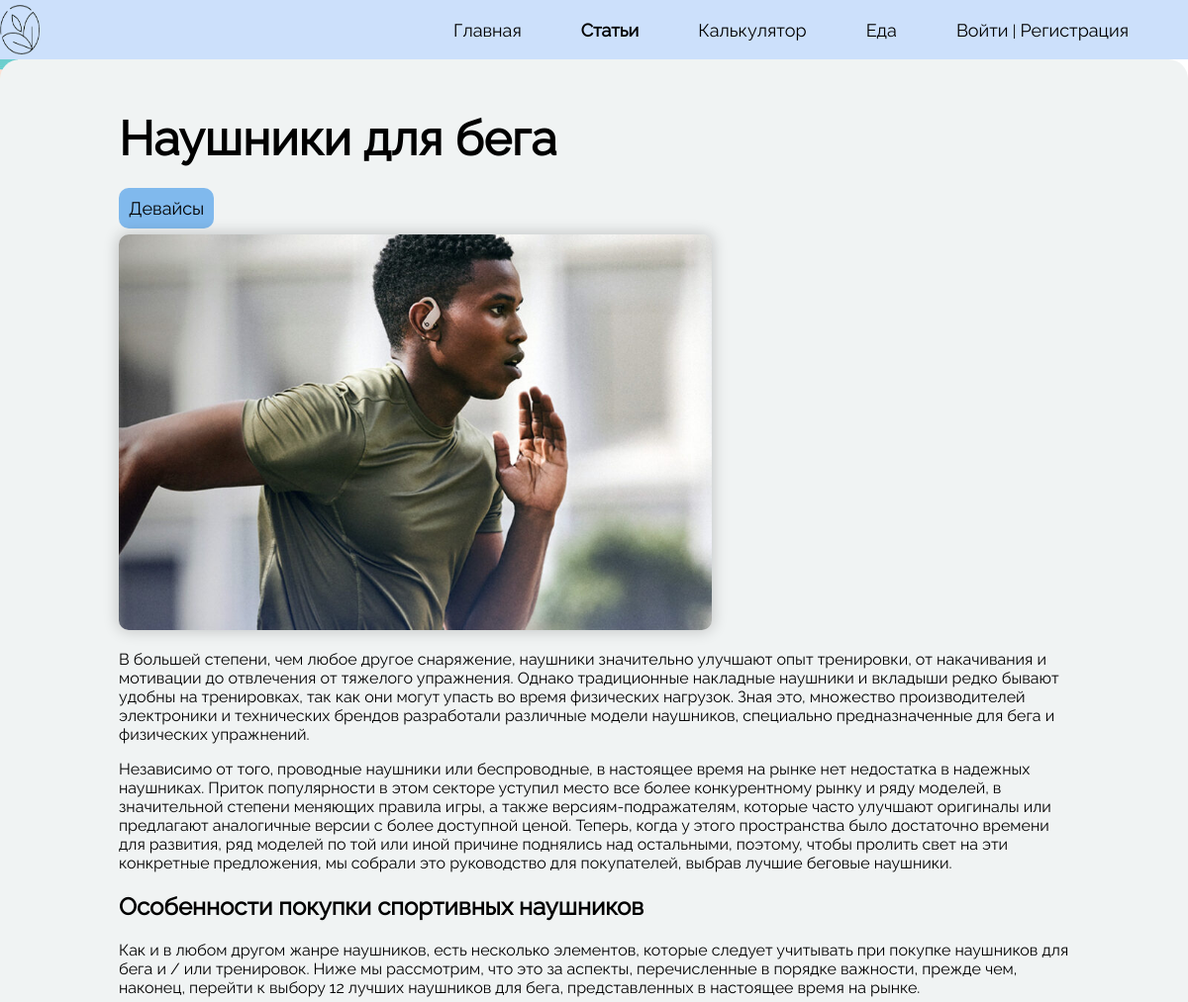
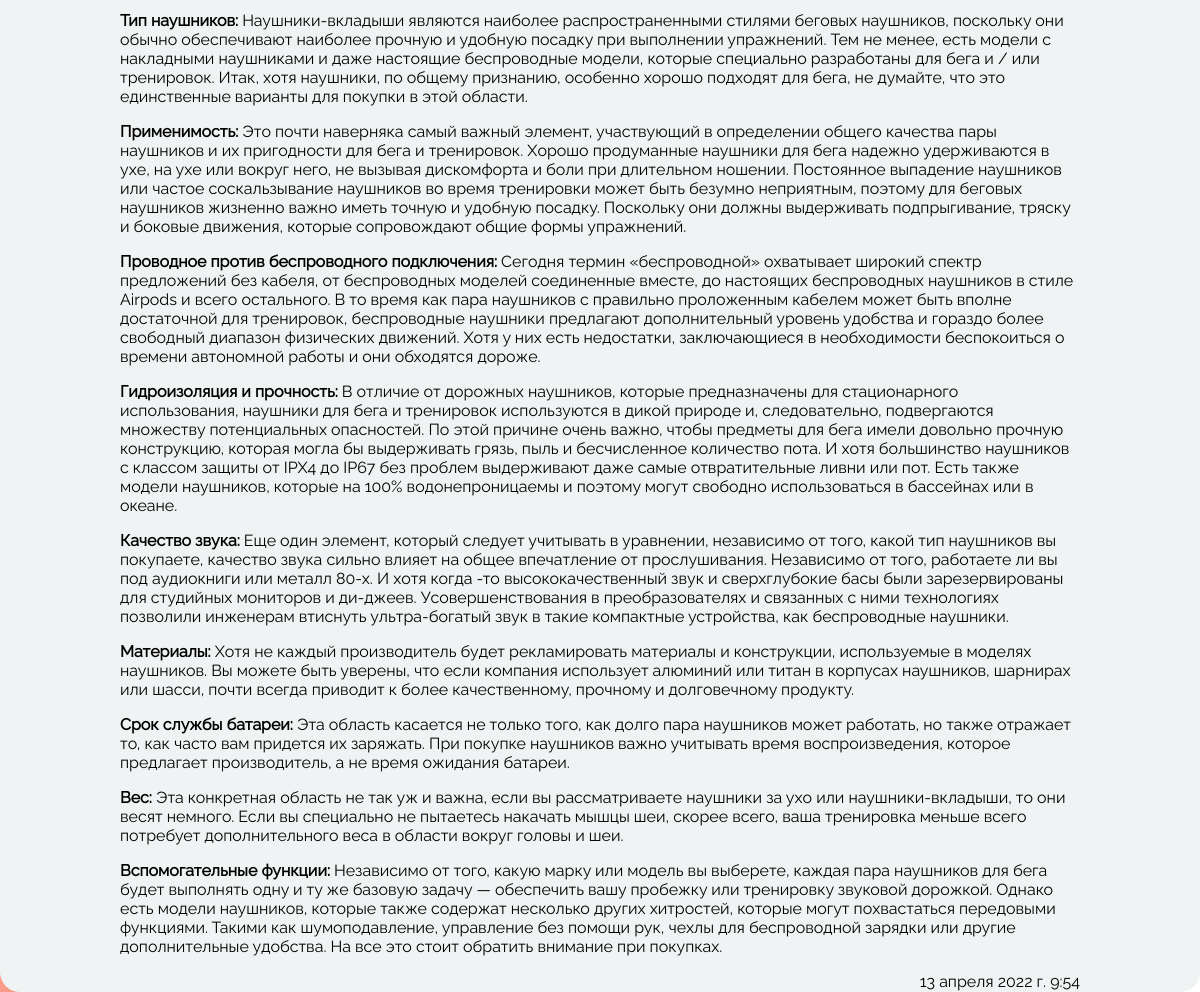
The page /articles/naushniki-dlya-bega on the database its author committed (2 pictures, top to bottom).
### articles/models.py (models this page shows, shortened)
class Article(models.Model):
    title = models.CharField(max_length=255)
    slag = models.SlugField(max_length=255, unique=True, db_index=True, verbose_name="URL")
    content = models.TextField(blank=True)
    photo = models.ImageField(upload_to="photos/%Y/%m/%d")
    time_create = models.DateTimeField(auto_now_add=True)
    time_update = models.DateTimeField(auto_now=True)
    is_published = models.BooleanField(default=True)
    category = models.ForeignKey(Category, on_delete=models.PROTECT)
    class Meta:
        verbose_name = 'Статьи'
        verbose_name_plural = 'Статьи'

class Category(models.Model):
    name = models.CharField(max_length=100)
    slag = models.SlugField(max_length=255, unique=True, db_index=True, verbose_name="URL")
    def __str__(self):
        return self.name
    class Meta:
        verbose_name = 'Категории'
        verbose_name_plural = 'Категории'

### articles/views.py (the view)
# urls.py: path('articles/<slug:art_slug>', views.showCertainArticle, name='certainArticle'),
def showCertainArticle(request, art_slug):
    article = get_object_or_404(Article, slag=art_slug)
    return render(request, 'articles/certain_article.html', {'article': article})

### articles/templates/articles/certain_article.html (shortened to what this page needs)
{% load static %}
<!DOCTYPE html>
<html lang="ru">
<head>
    <link href="{% static 'articles/css/style_certain_article.css' %}" rel="stylesheet">
</head>
<body style="background-image: url('{% static 'articles/img/pattern_article.jpg' %}'); background-size: auto;">
    <header>
        <div class = container>
            <div class="head">
                <a href="{% url 'home' %}"><img src="{% static 'main/img/iconLogo.png' %}" alt="" class="logo"></a>
                <nav class="navigation">
                    <ul class="menu">
                        <li class="text">
                            <a href="{% url 'home' %}" >Главная</a>
                        </li>
                        <li class="text">
                            <a href="{% url 'articles' %}" style="font-weight: bold">Статьи</a>
                        </li>
                        <li class="text">
                            <a href="{% url 'calculator' %}">Калькулятор</a>
                        </li>
                        <li class="text">
                            <a href="{% url 'product_selection' %}">Еда</a>
                        </li>
                        {% if request.user.is_authenticated %}
                            <li class="text">
                                <a href="{% url 'personalArea' %}">{{ user.username }} | Личный кабинет</a>
                            </li>
                        {% else %}
                            <li class="text">
                                <a href="{% url 'login' %}">Войти</a> | <a href="{% url 'registration_field' %}">Регистрация</a>
                            </li>
                        {% endif %}
                    </ul>
                </nav>
            </div>
        </div>
    </header>
<div id="wrapper">
    <div class="rectangle">
        <div class="titleOfArticle">
            <h1>{{ article.title }}</h1>
        </div>
        {% if article.category_id == 3 %}
            <a class="Category" style="background-color: #80B9ED">{{ article.category }}</a>
        {% endif %}
        {% if article.photo %}
            <p><img class="photoOfArticle" src="{{ article.photo.url }}"></p>
        {% endif %}
        <div class="contentOfArticle">
            {% autoescape off %}
            {{ article.content }}
            {% endautoescape %}
        </div>
        <div class="timeOfArticle">
            {{ article.time_update }}
        </div>
    </div>
</div>
</body>
</html>

### articles/static/articles/css/style_certain_article.css (style rules this page uses)
body { padding: 0; margin: 0; font-family: Raleway, sans-serif; background-color: #F0F3F3; }
header { background-color: #CCE0FB; width: 100%; height: 60px; }
.head { width: 1200px; margin: 0 auto; }
div { box-sizing: border-box; }
#wrapper { width: 1200px; margin-left: auto; margin-right: auto; }
.logo { margin-top: 5px; width: 40px; height: 50px; float: left; }
.navigation { float: right; }
.menu { padding: 0; margin: 0; display: block; }
.menu li a { color: black; text-decoration: none; font-size: 18px; }
.text { margin-top: 20px; float: left; display: block; margin-right: 60px; }
.titleOfArticle { margin-left: 10%; margin-right: 10%; font-size: 24px; }
.contentOfArticle { margin-left: 10%; margin-right: 10%; }
.photoOfArticle { margin-left: 10%; height: 400px; border-radius: 10px; box-shadow: 0px 0px 15px 1px rgba(0, 0, 0, 0.2); }
.timeOfArticle { float:right; margin-right: 10%; }
.Category { margin-left: 10%; font-size: 18px; padding: 10px; background: #FFFFFF; width: 80%; border-radius: 10px; }
.rectangle { background-color: #F0F3F3; border-radius: 20px; padding-top: 20px; padding-bottom: 20px; }

### rows shown on the page
Article: title "Наушники для бега", category "Девайсы", photo (picture), content "В большей степени, чем любое другое снаряжение, наушники значительно улучшают опыт тренировки, от накачивания и мотивации до отвлечения от тяжелого упражнения. Однако традиционные накладные наушники и вкладыши редко бывают удобны на тренировках, так как они могут упасть во время физических нагрузок. Зная это, множество производителей электроники и технических брендов разработали различные модели наушников, специально предназначенные для бега и физических упражнений. Независимо от того, проводные наушники или беспроводные, в настоящее время на рынке нет недостатка в надежных наушниках. Приток популярности в этом секторе уступил место все более конкурентному рынку и ряду моделей, в…", time_update "13 апреля 2022 г. 9:54"
